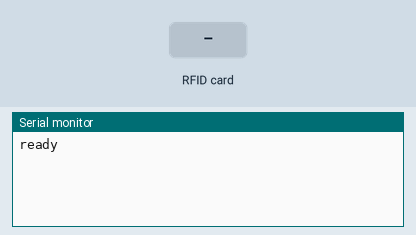
Bench run of a sketch on a simulated Arduino Uno, built with avr-gcc and run on an emulated ATmega328P. Shown: the last lines printed to the serial monitor. Inputs (shaded band) come from the test bench.

Above: at 1.2 s.
1.3 s: RFID card 86 FB 70 13 held to the reader
At 2.5 s:
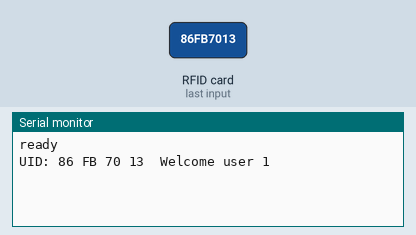
2.8 s: RFID card 2C EA F1 C5 held to the reader
At 4.0 s:
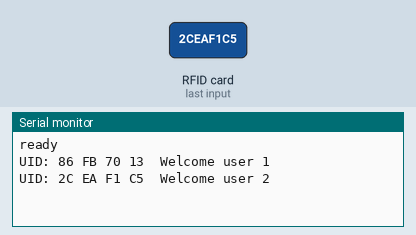
4.3 s: RFID card 5E 7A 19 C4 held to the reader
At 5.6 s:
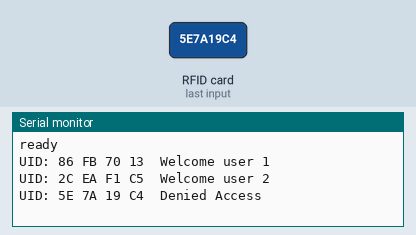

The sketch:

ultimo.ino
```cpp
// (licence header left out)
#include <SPI.h>
#include <MFRC522.h>

#define RST_PIN         9          // Configurable, see typical pin layout above
#define SS_PIN          10         // Configurable, see typical pin layout above

MFRC522 mfrc522(SS_PIN, RST_PIN);  // Create MFRC522 instance

byte LecturaUID[4];
byte Usuario1[4]={0X86,0XFB,0X70,0X13};
byte Usuario2[4]={0X2C,0XEA,0XF1,0XC5};


void setup() {
  Serial.begin(9600);   // Initialize serial communications with the PC
  SPI.begin();      // Init SPI bus
  mfrc522.PCD_Init();   // Init MFRC522
  Serial.println("ready");
 }

void loop() {
  // Look for new cards
  if ( ! mfrc522.PICC_IsNewCardPresent())
    return;


  // Select one of the cards
  if ( ! mfrc522.PICC_ReadCardSerial())
    return;

     Serial.print("UID:");
     for (byte i=0;i<mfrc522.uid.size;i++)
     {
         if (mfrc522.uid.uidByte[i]<0*10){
             Serial.print(" 0");
         }
         else {
          Serial.print(" ");

          }


         Serial.print(mfrc522.uid.uidByte[i],HEX);


         LecturaUID[i]=mfrc522.uid.uidByte[i];


     }

         Serial.print("\t");
         if (comparaUID(LecturaUID,Usuario1))
          Serial.println("Welcome user 1");
         else if (comparaUID(LecturaUID,Usuario2))
          Serial.println("Welcome user 2");

          else
          Serial.println("Denied Access");


         mfrc522.PICC_HaltA();

}

boolean comparaUID(byte lectura[],byte usuario[]){

         for (byte i=0; i<mfrc522.uid.size;i++){
                 if (lectura[i]!=usuario[i])
                 return(false);

          }

          return(true);
 }
```

Measured:
- after the input at 1.3 s, the serial monitor: prints a new line at once (image 1)
- after the input at 2.8 s, the serial monitor: prints a new line at once (image 2)
- after the input at 4.3 s, the serial monitor: prints a new line at once (image 3)
